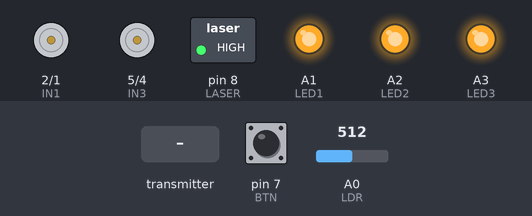
A sketch run on a simulated Arduino Uno, built with avr-gcc and run on an emulated ATmega328P. Parts: motor-driver pin pairs drawn as motors (green arrow = first pin HIGH = forward, orange = second pin HIGH = backward, longer = more drive, scaled by the enable pin), switched loads named in the sketch (green lamp = pin HIGH), output pins drawn as LEDs (lit = HIGH). Dashed ring = blinking. Inputs (shaded band) come from the test bench; at power-on: A0 (LDR) = 512, pin 7 (BTN) HIGH. No radio packets arrive unless stated.

Above: at 1.2 s.
1.3 s: A0 (LDR) set to 891
At 2.8 s:
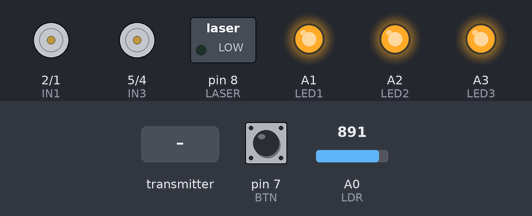
3.5 s: A0 (LDR) set to 916
At 5.7 s:
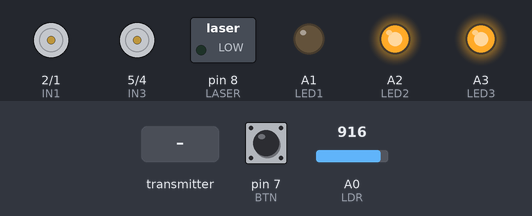
6.0 s: the transmitter starts sending y = -100
9.0 s: the transmitter starts sending y = 0
12.0 s: A0 (LDR) set to 900
At 13.9 s:
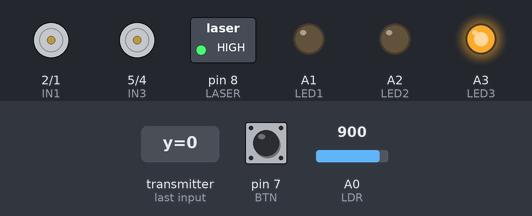
15.0 s: the transmitter starts sending y = 100
At 16.3 s:
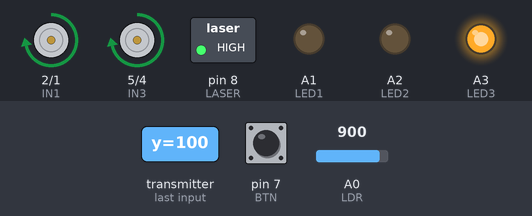
Timing chart, 0 to 19.0 s (numbered marks = the images above; inputs shaded):
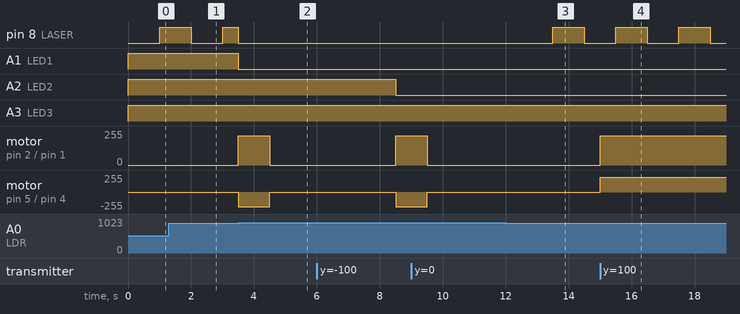

The sketch:

carrinho_ino.ino
```cpp
#include <SPI.h>
#include <nRF24L01.h>
#include <RF24.h>

#define LDR A0
#define LED1 A1
#define LED2 A2
#define LED3 A3

#define IN2 1
#define IN1 2
#define ENB 3
#define IN4 4
#define IN3 5
#define ENA 6
#define BTN 7
#define LASER 8

#define IS_PRESSED (!digitalRead(BTN))

RF24 radio(9, 10);
const byte addr[6] = "00001";

typedef struct {
  long int duration;
  long int count;
} Timer;

typedef struct {
  int8_t x;
  int8_t y;
  int8_t sw;
  int8_t trigger;
} Controls;
static_assert(sizeof(Controls) == 4);

bool isTimerOver(Timer timer) {
  return millis() - timer.count > timer.duration;
}

void timerReset(Timer *timer) {
  timer->count = millis();
}

Timer ldrTimer, laserTimer;
uint8_t life = 0b1110;
bool on=false, pressed=false, prev=false;

typedef enum {LEFT, RIGHT} Motor;
typedef enum {BACKWARDS=0, FORWARD=1} Dir;
void motor(Motor motor, Dir dir, uint8_t value);
void motor(Motor motor, Dir dir, uint8_t value) {
  switch (motor) {
  case LEFT:
    digitalWrite(IN1, dir);
    digitalWrite(IN2, !dir);
    analogWrite(ENA, value);
    break;
  case RIGHT:
    digitalWrite(IN3, dir);
    digitalWrite(IN4, !dir);
    analogWrite(ENB, value);
    break;
  }
}

// Acabou para o Beta
bool gameover = false;
void gameOver() {
  gameover = true;

  // Desliga o laser
  PORTB &= ~(1<<0);

  // Gira 180 e desliga por 5s
  motor(LEFT,  FORWARD,   220);
  motor(RIGHT, BACKWARDS, 220);
  delay(1000);
  motor(LEFT,  FORWARD,   0);
  motor(RIGHT, BACKWARDS, 0);
  delay(4000);

  // Reseta a vida
  life = 0b1110;
}

void setup() {
  // Rádio
  radio.begin();
  radio.openReadingPipe(0, addr);
  radio.setPALevel(RF24_PA_LOW);
  radio.startListening();

  pinMode(LED1, OUTPUT);
  pinMode(LED2, OUTPUT);
  pinMode(LED3, OUTPUT);

  pinMode(IN1, OUTPUT);
  pinMode(IN2, OUTPUT);
  pinMode(ENA, OUTPUT);
  pinMode(IN3, OUTPUT);
  pinMode(IN4, OUTPUT);
  pinMode(ENB, OUTPUT);

  pinMode(LASER, OUTPUT);

  pinMode(BTN, INPUT_PULLUP);

  ldrTimer = {1000, 0};
  laserTimer = {1000, 0};

  motor(LEFT, FORWARD, 0);
  motor(RIGHT, FORWARD, 0);
}

void hit() {
  life <<= 1;
  PORTC = life; // garantindo que todos os leds apagarão, senão não atualiza até o fim de gameover.

  if (life == 0b01110000) {
    gameOver();
    return;
  }

  // Desliga o laser
  PORTB &= ~(1<<0);

  // Gira 180 e desliga por 5s
  motor(LEFT,  FORWARD,   220);
  motor(RIGHT, BACKWARDS, 220);
  delay(1000);
  motor(LEFT,  FORWARD,   0);
  motor(RIGHT, BACKWARDS, 0);
  delay(4000);
}

Controls gamepad = {0, 0, 0, 0};
void loop() {
  // Botão "just pressed"
  pressed = IS_PRESSED; // Para sincronizar todos os valores, pois a leitura pode falhar.
  if (pressed && !prev) {
    on = !on;
  };
  prev = pressed;

  // Leitura LDR
  bool ldr = analogRead(LDR) > 900;
  if (ldr && isTimerOver(ldrTimer) && !gameover) {
    timerReset(&ldrTimer);
    hit();
  }

  if (isTimerOver(laserTimer)) {
    timerReset(&laserTimer);
    PORTB ^= (1<<0); // acende e apaga a cada 1s
  }

  bool available = radio.available();
  // digitalWrite(LED2, available);

  if (available) {
    radio.read(&gamepad, sizeof(gamepad));
  }

  // Vida
  if (gameover) PORTC = 0b0100;
  else PORTC = life;

  if (gamepad.trigger) gameover = false;

  if (gameover) return;

  // Controle do Motor
  if (gamepad.x < -100) {
    motor(LEFT,  FORWARD, 0);
  } else {
    motor(LEFT,  gamepad.y > 0 ? FORWARD : BACKWARDS, abs(gamepad.y) * 2);
  }

  if (gamepad.x > 100) {
    motor(RIGHT,  FORWARD, 0);
  } else {
    motor(RIGHT,  gamepad.y > 0 ? FORWARD : BACKWARDS, abs(gamepad.y) * 2);
  }
}
```

Measured:
- the behaviour switches between 900 and 901 on A0 (LDR) (found by bisection; images 1 and 2)
- after the input at 3.5 s, A1 (LED1): HIGH → LOW at once; motor on pin 2 (IN1) / pin 1 (IN2): stopped → forward 220/255 at once, → stopped 1.0 s later; motor on pin 5 (IN3) / pin 4 (IN4): stopped → backward 220/255 at once, → stopped 1.0 s later
- after the input at 12.0 s, pin 8 (LASER): LOW → HIGH after 1.5 s, → LOW 1.0 s later; A3 (LED3): stays HIGH (without the input it goes to LOW after 1.5 s)
- after the input at 15.0 s, motor on pin 2 (IN1) / pin 1 (IN2), motor on pin 5 (IN3) / pin 4 (IN4): stopped → forward 220/255 at once
